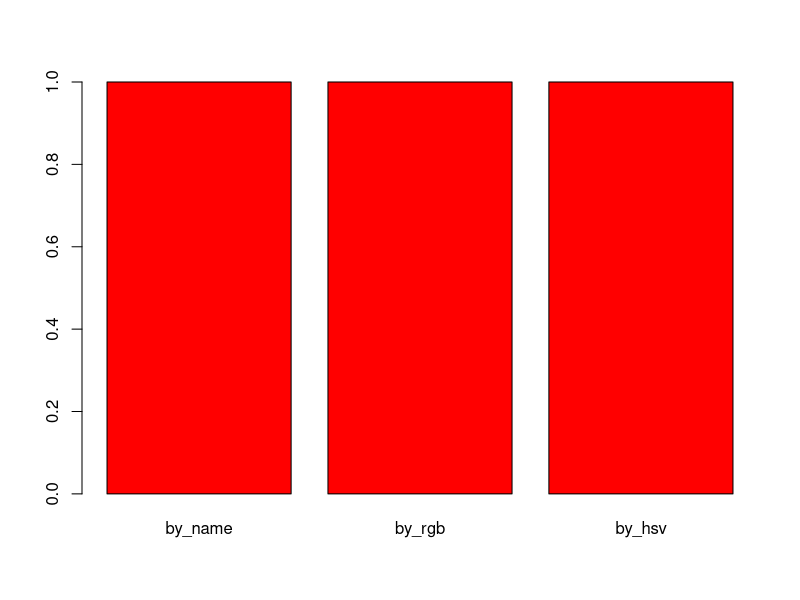

Source code (R):
## ---- chunk 1
library(knitr)
opts_chunk$set(out.width='90%', fig.align = 'center', cache=TRUE, cache.extra = list(R.version, sessionInfo()))
## ---- chunk 2
x = 1.141
class(x)
y = 42
class(y)
z = 6.02e23
class(z)
## ---- chunk 3
y = as.integer(42)
class(y)
## ---- chunk 4
as.numeric("H")
## ---- chunk 5
x = 5

a = "x" # character "x"
a

b = x # variable x
b
## ---- chunk 6
cat("Hello", "World", sep= " ")

cat("Hello", "World", sep= "\t")

cat("Hello", "World", sep= "\n")
## ---- chunk 7
paste("Hello", "World", sep= " ")

paste("Hello", "World", sep= "\t")

paste("Hello", "World", sep= "\n")
## ---- chunk 8
cat("This \"string\" contains quotation marks.")
## ---- chunk 9
reds = c("red", rgb(1,0,0), hsv(0, 1, 1))
reds
barplot(c(1,1,1), col=reds, names=c("by_name", "by_rgb", "by_hsv"))
## ---- chunk 10
x = TRUE
class(x)

y = "T"
as.logical(y)

z = 5
as.logical(z)

x = FALSE
class(x)

y = "F"
as.logical(y)

z = 0
as.logical(z)
## ---- chunk 11
str_vector = c("Apple", "Apple", "Banana", "Banana", "Banana", "Carrot", "Carrot", "Apple", "Banana") 
factored_vector = factor(str_vector)
factored_vector
as.numeric(factored_vector)
## ---- chunk 12
c(factored_vector, factored_vector)
## ---- chunk 13
x = c("20", "25", "23", "38", "20", "40", "25", "30")
x = factor(x)
as.numeric(x)
as.numeric(as.character(x))
## ---- chunk 14
options(stringsAsFactors=FALSE)
## ---- chunk 15
long_str_vector = c(str_vector, str_vector, str_vector)
fruit_cols = c("red", "yellow", "orange")
fruit_colour_vec = fruit_cols[as.numeric(factor(long_str_vector, levels=c("Apple", "Banana", "Carrot")))]
## ---- chunk 16
x = 1.4
is.numeric(x)
is.character(x)
is.logical(x)
is.factor(x)
## ---- chunk 17
x = c("Hello", 5, TRUE)
x
class(x)
## ---- chunk 18
x = c("A", "B", "C")
y = c(1, 2, 3)
class(x)
class(y)
m = cbind(x, y)
m
## ---- chunk 19
z = data.frame(x, y)
z
class(z[,1])
class(z[,2])
## ---- chunk 20
options(stringsAsFactors=TRUE)
z = data.frame(x, y)
class(z[,1])
## ---- chunk 21
l = list(m, z)
ll = list(sublist=l, a_matrix=m, numeric_value=42, this_string="Hello World", even_a_function=cbind)
ll
